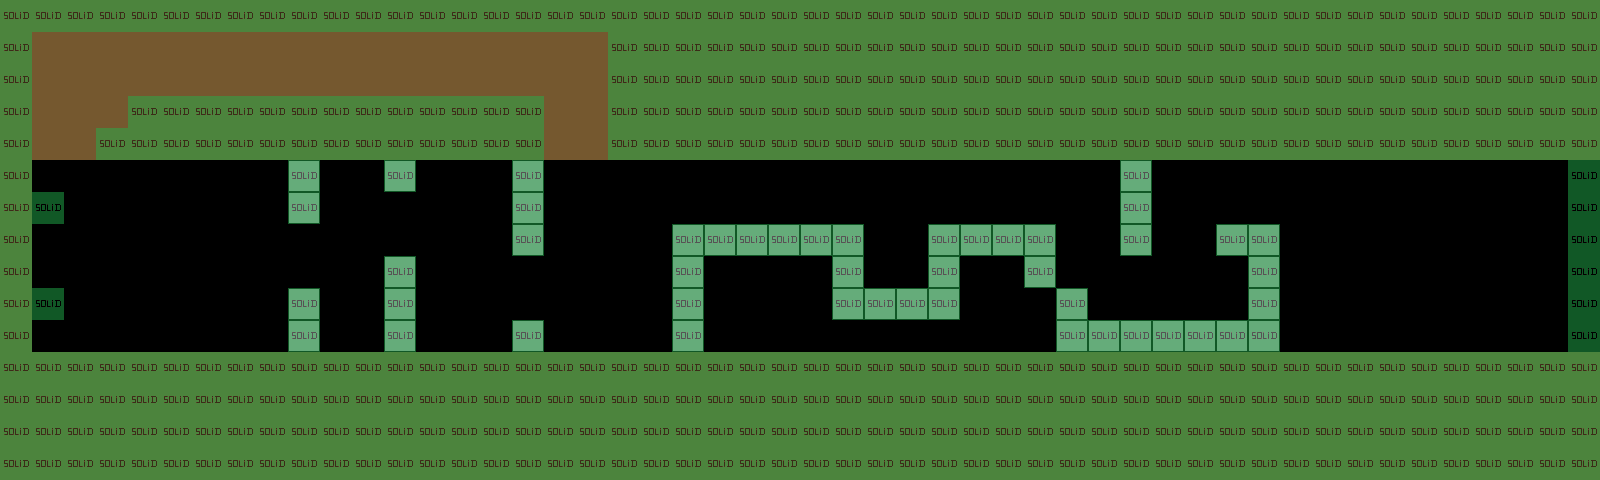

Tiled map render using the project's own tile images. Description and the map definition, with tile-layer contents summarised, below:
An orthogonal 50x15 tile map with 32x32 px tiles, 3 tile layers (bg, ground, collisions), 2 tilesets and 1 object.

<map version="1.0" orientation="orthogonal" renderorder="left-up" width="50" height="15" tilewidth="32" tileheight="32">
 <tileset firstgid="1" name="terrain_32x" tilewidth="32" tileheight="32">
  <image source="textures/terrain_32x.png" width="128" height="128" />
  <terraintypes>
   <terrain name="grass" tile="12" />
  </terraintypes>
 </tileset>
 <tileset firstgid="17" name="collisions" tilewidth="32" tileheight="32">
  <image source="textures/collisions.png" width="128" height="128" />
 </tileset>
 <layer name="bg" width="50" height="15">
  <data>[750 cells, 750 non-empty, 1 distinct tile ids]</data>
 </layer>
 <layer name="ground" width="50" height="15">
  <data>[750 cells, 503 non-empty, 2 distinct tile ids]</data>
 </layer>
 <layer name="collisions" width="50" height="15" opacity="0.5">
  <data>[750 cells, 466 non-empty, 1 distinct tile ids]</data>
 </layer>
 <objectgroup name="player">
  <object x="120" y="305" />
 </objectgroup>
</map>